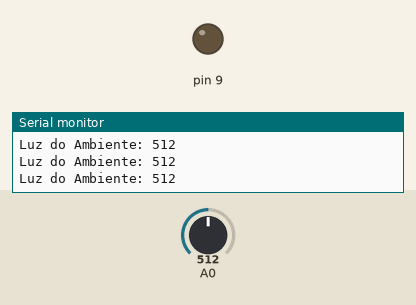
The sketch below on a simulated Arduino Uno, built with avr-gcc and run on an emulated ATmega328P. Shown: output pins drawn as LEDs (lit = HIGH), the last lines printed to the serial monitor. The inputs (shaded band) are chosen by the test bench; at power-on: A0 = 512.

Above: at 1.2 s.
1.3 s: A0 set to 212
2.8 s: A0 set to 192
At 3.3 s:
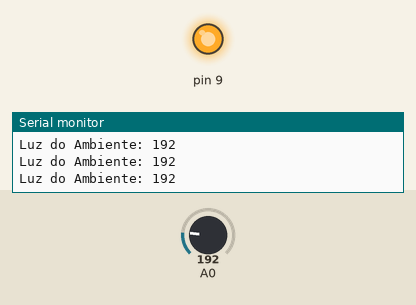
4.3 s: A0 set to 210
At 5.2 s:
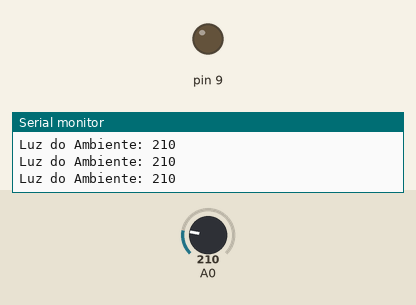
7.3 s: A0 set to 190
At 8.6 s:
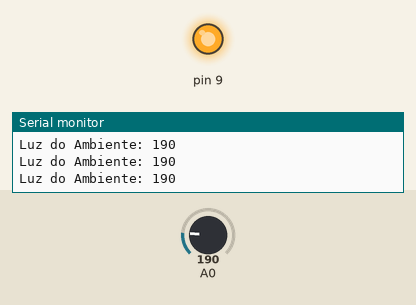
Timing chart, 0 to 10.3 s (numbered marks = the images above; inputs shaded):
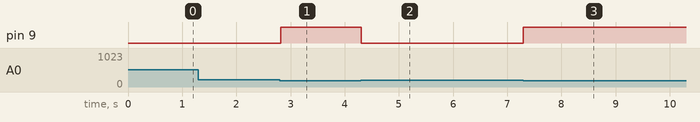

Measured:
- the behaviour switches between 200 and 199 on A0 (found by bisection; images 0 and 1)
- after the input at 2.8 s, pin 9: LOW → HIGH at once
- after the input at 4.3 s, pin 9: HIGH → LOW at once
- after the input at 7.3 s, pin 9: LOW → HIGH at once

The sketch:

main.ino
```cpp
// C++ code
//
/*
  Este programa faz com que o Arduino monitore a
  Luz do Ambiente e caso ela fique abaixo de um
  limiar de 200, um LED será aceso
*/

void setup()
{
  Serial.begin(9600);

  pinMode(A0, INPUT);
  pinMode(9, OUTPUT);
}

void loop()
{
  Serial.print("Luz do Ambiente: ");
  Serial.println(analogRead(A0));
  if (analogRead(A0) < 200) {
    digitalWrite(9, HIGH);
  } else {
    digitalWrite(9, LOW);
  }
  delay(10); // Delay a little bit to improve simulation performance
}
```
